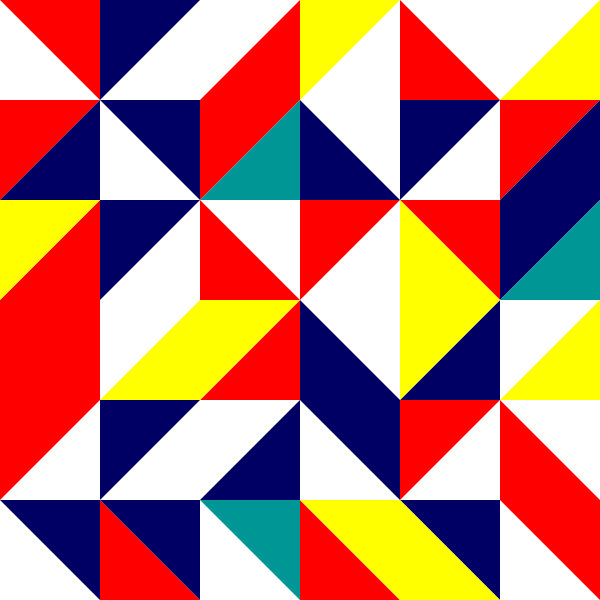
Frame 1 (no input)
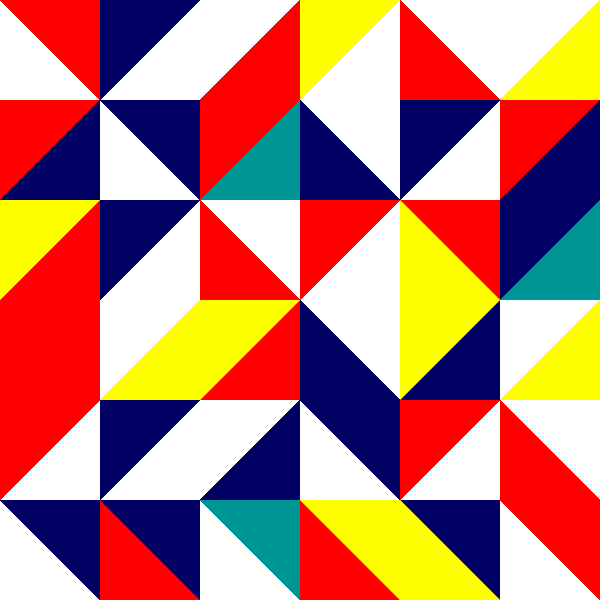
Frame 60 (the mouse pressed at the canvas centre just before this capture)
Frame 120 (the mouse held since frame 60 and released just before this capture): identical to frame 60, image omitted

The Processing sketch that drew these frames (run headless with seeded random() and noise(); from frame 60 on, the mouse is pressed at the canvas centre):

// Processing sketch: sketch_161010_homework_bauhaus
// ── sketch_161010_homework_bauhaus.pde
//bauhaus
void setup(){
  size(600,600);
  background(255);

}
void draw(){
  noStroke();
  fill(255,0,0);
  triangle(0,0,100,0,100,100);
  triangle(0,100,100,100,0,200);
  quad(100,200,100,400,0,500,0,300);
  quad(200,100,300,0,300,100,200,200);
  triangle(200,200,300,300,200,300);
  triangle(300,200,400,200,300,300);
  triangle(100,500,200,600,100,600);
  triangle(300,300,300,400,200,400);
  triangle(300,500,400,600,300,600);
  triangle(400,400,500,400,400,500);
  triangle(400,200,500,200,500,300);
  quad(500,500,500,400,600,500,600,600);
  triangle(400,100,400,0,500,100);
  triangle(500,100,600,100,500,200);
  
  fill(0,0,100);
  triangle(100,0,200,0,100,100);
  triangle(100,100,100,200,0,200);
  triangle(100,200,200,200,100,300);
  triangle(100,100,200,100,200,200);
  triangle(300,100,400,200,300,200);
  triangle(100,400,200,400,100,500);
  triangle(0,500,100,500,100,600);
  triangle(100,500,200,500,200,600);
  triangle(200,500,300,400,300,500);
  quad(300,300,400,400,400,500,300,400);
  triangle(400,400,500,300,500,400);
  quad(500,200,600,100,600,200,500,300);
  triangle(400,500,500,500,500,600);
  triangle(400,100,500,100,400,200);
  
  fill(255,255,0);
  quad(200,300,300,300,200,400,100,400);
  triangle(300,0,400,0,300,100);
  triangle(0,200,100,200,0,300);
  quad(300,500,400,500,500,600,400,600);
  triangle(400,200,500,300,400,400);
  triangle(500,400,600,300,600,400);
  triangle(500,100,600,0,600,100);
  
  fill(0,150,150);
  triangle(200,200,300,100,300,200);
  triangle(200,500,300,500,300,600);
  triangle(500,300,600,200,600,300);

}
